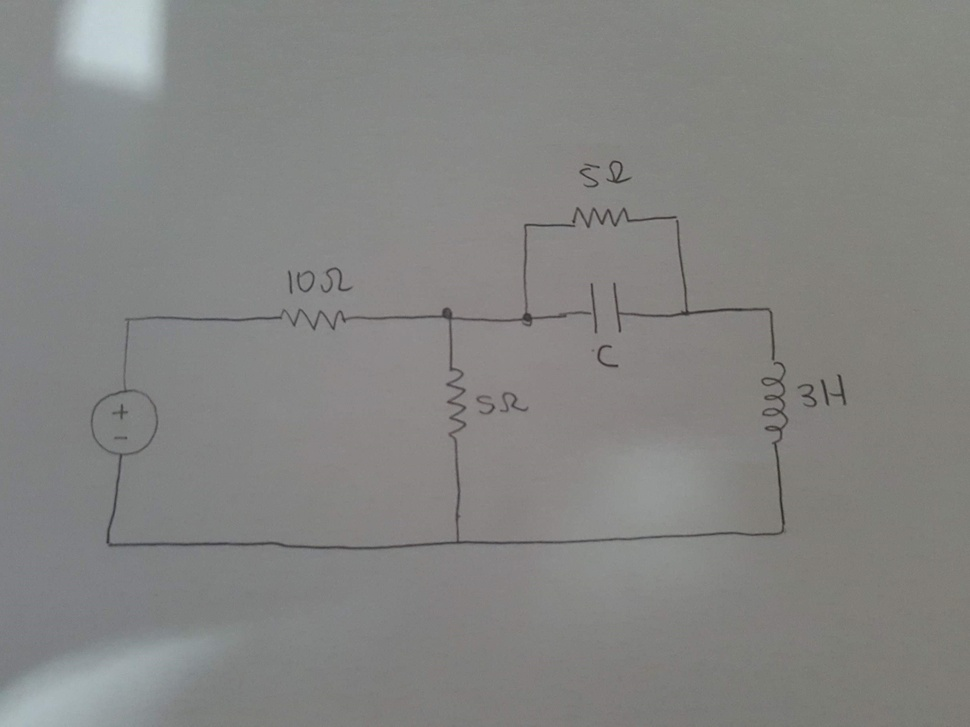
#> input picture plugins/Circuit Visionary/training/CircuitNet/dataset/circuits/20201127_135808.jpg, 970 x 727 px, shrunk from 2449 x 1836 before the run
$ python -i handdrawn.py   (imports and definitions only)
#> lines starting #> are read from the running program, lines starting #| are printed output that depends on the picture; after the words box and inside, x2 and y2 are one past the last pixel; in counts of white or black regions, pixels touching at a corner belong together
"""Hand-drawn schematic preprocessor.

Handles noisy, uneven strokes from photos of sketches:
1. Perspective correction (if photo taken at angle)
2. Adaptive bilateral filtering (denoise while preserving edges)
3. Adaptive thresholding (Sauvola for uneven lighting)
4. Morphological close (bridge small gaps in hand-drawn lines)
5. Optional deskew (correct rotation if paper is tilted)
"""

from __future__ import annotations

import logging

import cv2
import numpy as np

log = logging.getLogger(__name__)


class HanddrawnPreprocessor:
    def __init__(
        self,
        *,
        denoise_strength: int = 10,
        morph_kernel_size: int = 3,
        deskew: bool = True,
    ):
        self.denoise_strength = denoise_strength
        self.morph_kernel_size = morph_kernel_size
        self.deskew = deskew

    def process(self, image: np.ndarray) -> np.ndarray:
        """Full preprocessing chain for hand-drawn schematics."""
        result = image.copy()

        # 1. Bilateral filter — smooth noise while keeping edges sharp
        result = cv2.bilateralFilter(
            result, d=9, sigmaColor=75, sigmaSpace=75
        )

        # 2. Deskew if enabled
        if self.deskew:
            result = self._deskew(result)

        # 3. Convert to grayscale for adaptive threshold
        gray = cv2.cvtColor(result, cv2.COLOR_BGR2GRAY) if len(result.shape) == 3 else result

        # 4. Adaptive thresholding (handles uneven lighting from photos)
        binary = cv2.adaptiveThreshold(
            gray,
            255,
            cv2.ADAPTIVE_THRESH_GAUSSIAN_C,
            cv2.THRESH_BINARY_INV,
            blockSize=25,
            C=10,
        )

        # 5. Morphological close — bridge small gaps in hand-drawn lines
        kernel = cv2.getStructuringElement(
            cv2.MORPH_RECT,
            (self.morph_kernel_size, self.morph_kernel_size),
        )
        binary = cv2.morphologyEx(binary, cv2.MORPH_CLOSE, kernel, iterations=2)

        # 6. Small component removal (noise dots)
        binary = self._remove_small_components(binary, min_area=30)

        # Convert back to 3-channel for downstream compatibility
        result = cv2.cvtColor(binary, cv2.COLOR_GRAY2BGR)

        log.info("Handdrawn preprocessing complete")
        return result

    def _deskew(self, image: np.ndarray) -> np.ndarray:
        """Correct slight rotation using Hough line detection."""
        gray = cv2.cvtColor(image, cv2.COLOR_BGR2GRAY) if len(image.shape) == 3 else image
        edges = cv2.Canny(gray, 50, 150)

        lines = cv2.HoughLinesP(
            edges, 1, np.pi / 180, threshold=100, minLineLength=50, maxLineGap=10
        )
        if lines is None or len(lines) < 3:
            return image

        angles = []
        for line in lines:
            x1, y1, x2, y2 = line[0]
            angle = np.arctan2(y2 - y1, x2 - x1) * 180 / np.pi
            # Only consider near-horizontal lines for deskew
            if abs(angle) < 30:
                angles.append(angle)

        if not angles:
            return image

        median_angle = np.median(angles)
        if abs(median_angle) < 0.5:
            return image

        h, w = image.shape[:2]
        center = (w // 2, h // 2)
        M = cv2.getRotationMatrix2D(center, median_angle, 1.0)
        rotated = cv2.warpAffine(image, M, (w, h), borderValue=(255, 255, 255))

        log.debug("Deskewed by %.2f degrees", median_angle)
        return rotated

    def _remove_small_components(
        self, binary: np.ndarray, min_area: int
    ) -> np.ndarray:
        """Remove small connected components (noise) from binary image."""
        n_labels, labels, stats, _ = cv2.connectedComponentsWithStats(binary)
        result = np.zeros_like(binary)
        for i in range(1, n_labels):
            if stats[i, cv2.CC_STAT_AREA] >= min_area:
                result[labels == i] = 255
        return result

>>> import cv2
>>> picture = cv2.imread('../../training/CircuitNet/dataset/circuits/20201127_135808.jpg')
#> picture is the input picture: shape (727, 970, 3); mean B, G, R 130.4, 132.2, 132.1
>>> result = HanddrawnPreprocessor().process(picture)
#> in _deskew, `edges = cv2.Canny(gray, 50, 150)`:
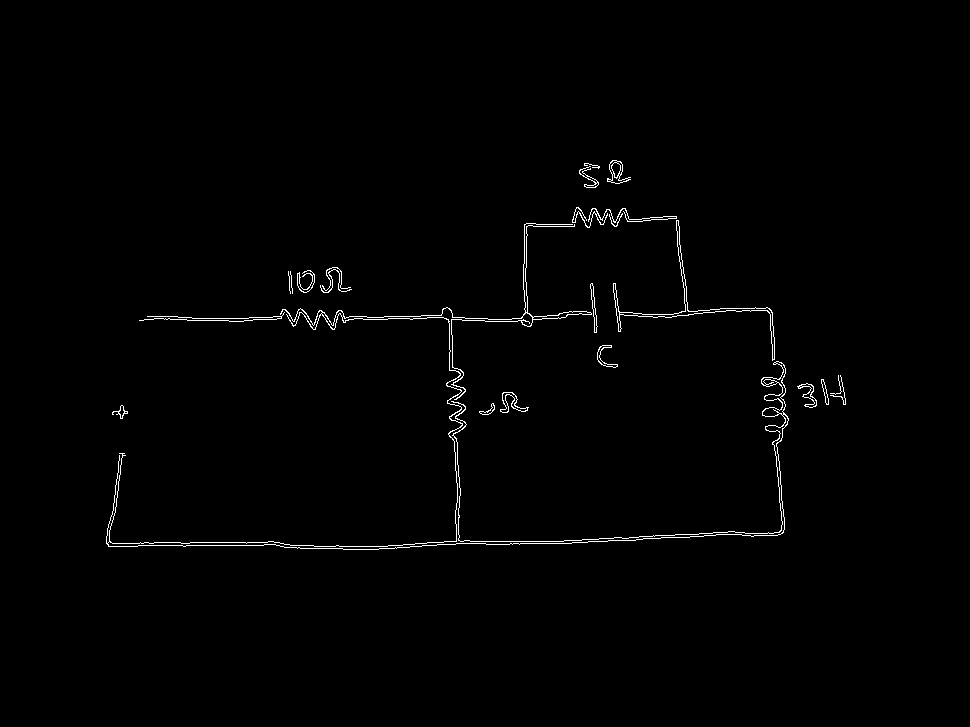
#> edges: shape (727, 970); 0.91% white in thin lines or dots, all inside (x1, y1, x2, y2) = (106, 160, 846, 550)
#> in _deskew, `lines = cv2.HoughLinesP( edges, 1, np.pi / 180, threshold=100, minLine..`: lines = 14 rows, first 6: [582, 539, 638, 537], [192, 318, 248, 318], [289, 320, 376, 319], [138, 545, 263, 545], [384, 316, 452, 315], [572, 542, 635, 540]
#> the loop in _deskew, `for line in lines:` made 14 passes
#> (x1, y1, x2, y2, angle) on passes 1 to 8: (582, 539, 638, 537, -2.05), (192, 318, 248, 318, 0), (289, 320, 376, 319, -0.659), (138, 545, 263, 545, 0), (384, 316, 452, 315, -0.843), (572, 542, 635, 540, -1.82), (704, 535, 783, 532, -2.17), (140, 542, 279, 542, 0)
#> after the loop in _deskew, `for line in lines:`: angles = [-2.05, 0, -0.659, 0, -0.843, -1.82, -2.17, 0, -0.785, -1.57, -0.603, -2.56, 2]
#> in _deskew, `median_angle = np.median(angles)`: median_angle = -0.785
#> in _deskew, `M = cv2.getRotationMatrix2D(center, median_angle, 1.0)`: M = [[1, -0.0137, 5.02], [0.0137, 1, -6.61]]
#> in process, `binary = cv2.adaptiveThreshold( gray, 255, cv2.ADAPTIVE_THRESH_GAUSSIA..`:
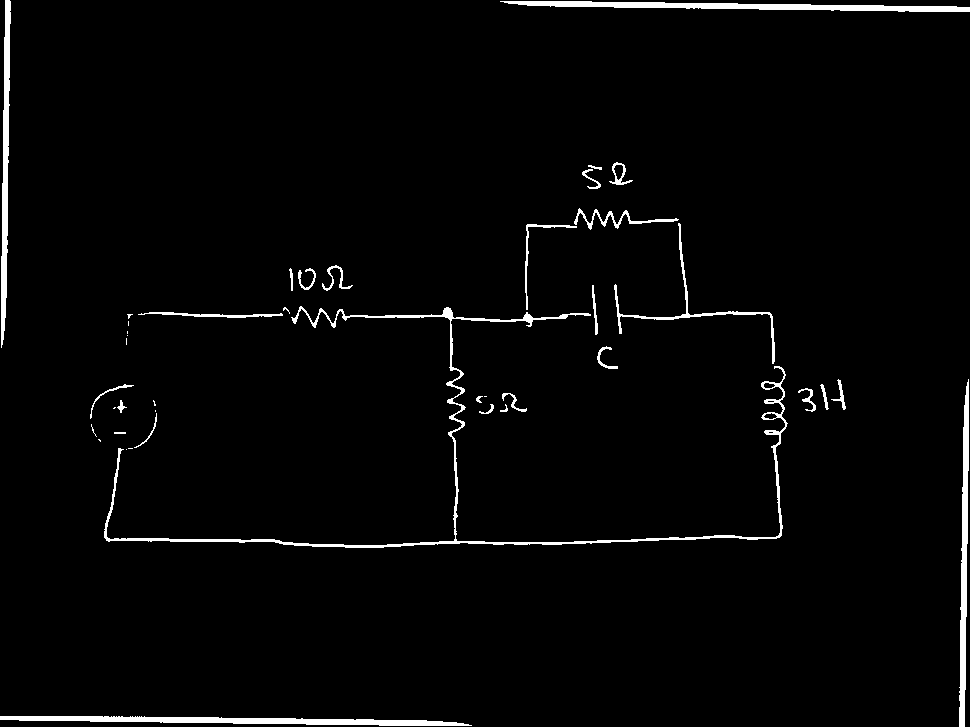
#> binary: shape (727, 970); 2.4% white; 42 white regions (14 under 20 px), largest, box (x1, y1, x2, y2) and area: (104, 306, 788, 548) 4506, (500, 1, 970, 12) 2580, (0, 716, 472, 726) 2557
#> in process, `binary = cv2.morphologyEx(binary, cv2.MORPH_CLOSE, kernel, iterations=2)`:
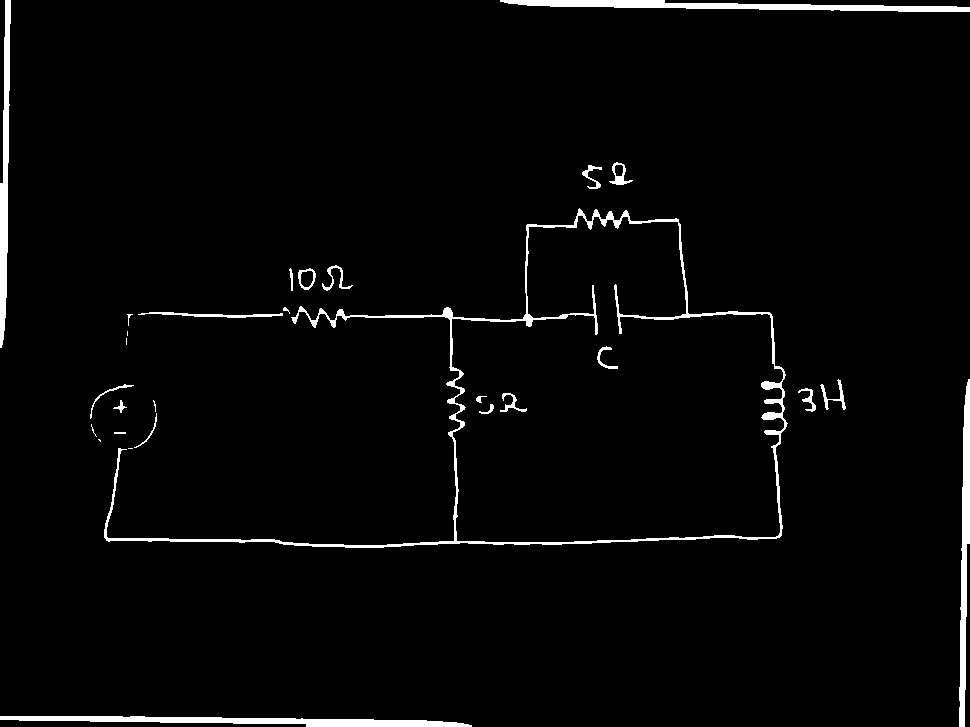
#> binary: shape (727, 970); 2.7% white; 29 white regions (6 under 20 px), largest, box (x1, y1, x2, y2) and area: (104, 208, 788, 548) 6664, (500, 0, 970, 12) 2834, (0, 716, 472, 727) 2816
#> in _remove_small_components, `n_labels, labels, stats, _ = cv2.connectedComponentsWithStats(binary)`:
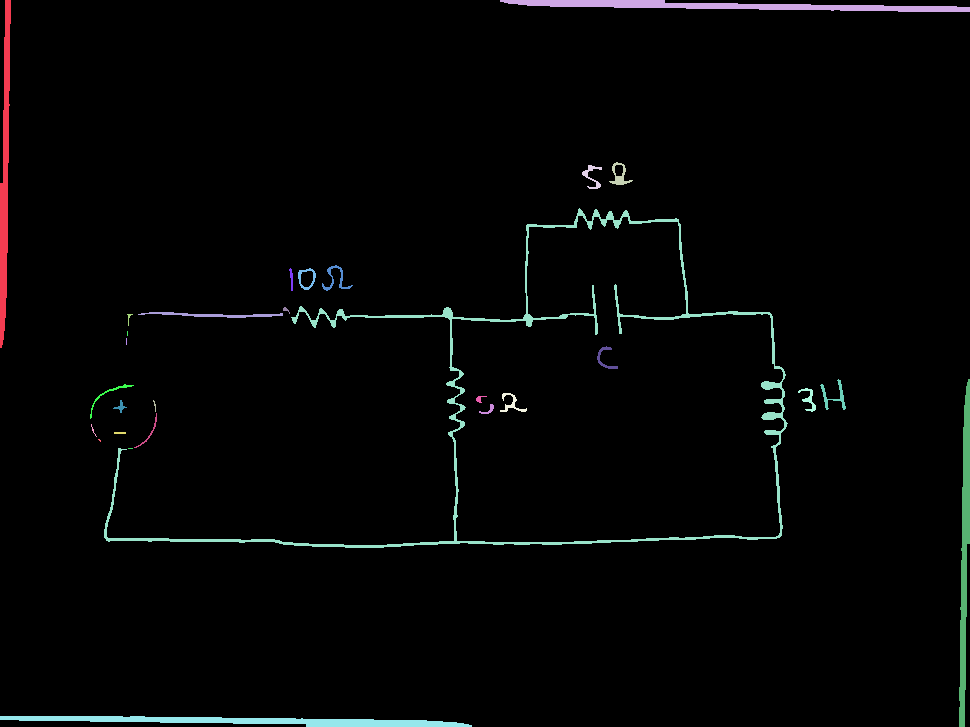
#> labels: shape (727, 970) int32; 30 distinct labels, from 0 to 29; one colour per label, 0 black
#> in _remove_small_components, `n_labels, labels, stats, _ = cv2.connectedComponentsWithStats(binary)`: n_labels = 30; stats = 30 rows, first 6: [0, 0, 970, 727, 686372], [0, 0, 11, 348, 2165], [500, 0, 470, 12, 2834], [609, 162, 24, 23, 192], [582, 165, 20, 24, 152], [104, 208, 684, 340, 6664]

$ run again, on plugins/Circuit Visionary/training/CircuitNet/dataset/circuits/20210307_185350.jpg
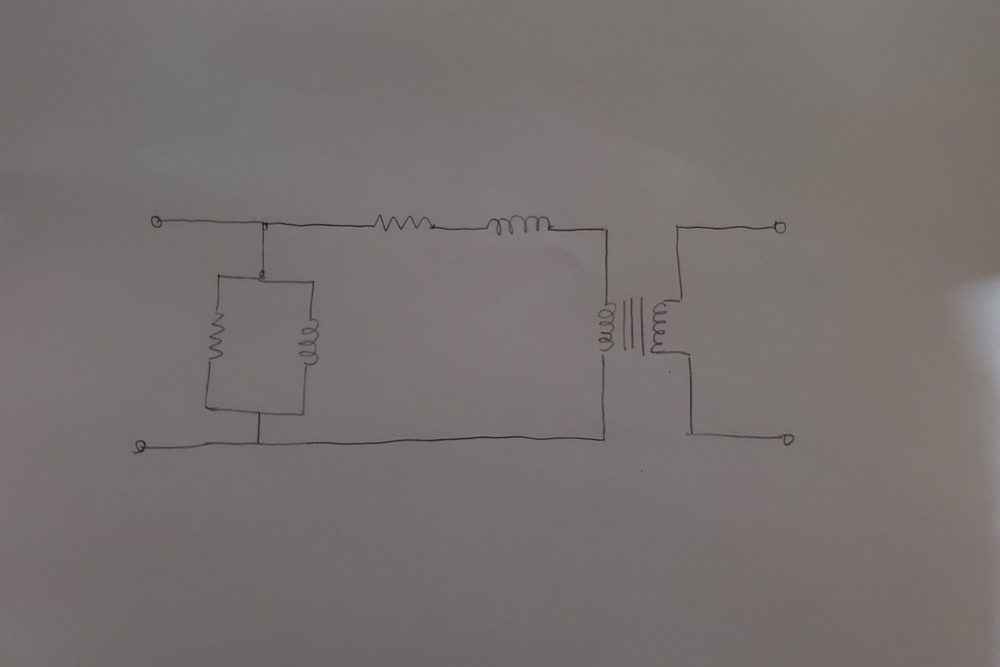
#> input picture plugins/Circuit Visionary/training/CircuitNet/dataset/circuits/20210307_185350.jpg, 1000 x 667 px, shrunk from 4029 x 2686 before the run
#> picture is the input picture: shape (667, 1000, 3); mean B, G, R 111.3, 112.9, 118.5
#> in _deskew, `edges = cv2.Canny(gray, 50, 150)`:
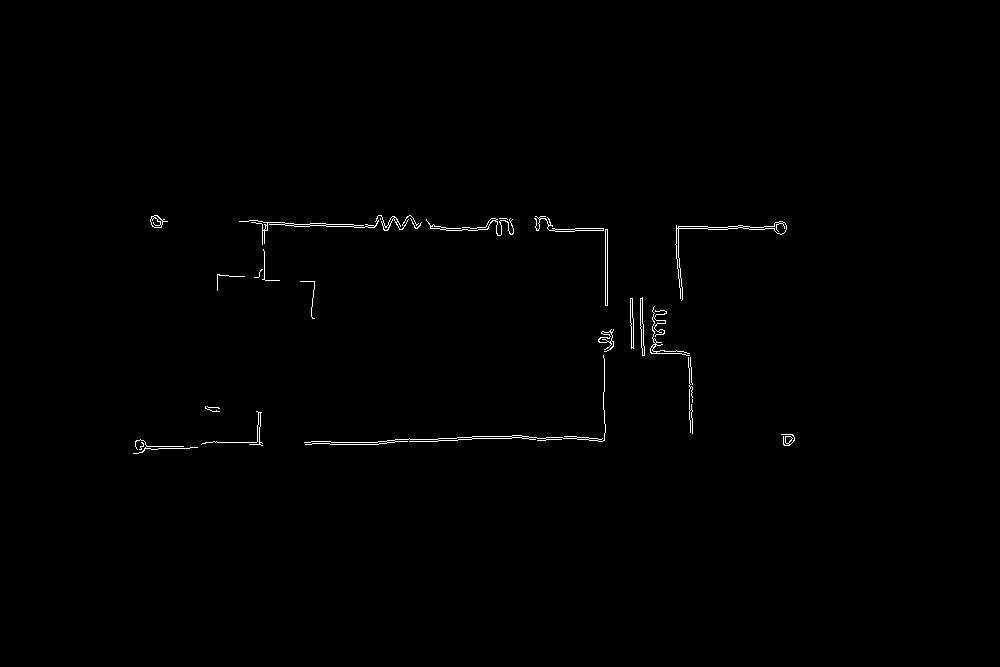
#> edges: shape (667, 1000); 0.52% white in thin lines or dots, all inside (x1, y1, x2, y2) = (133, 215, 795, 454)
#> lines = [[342, 442, 437, 441], [202, 443, 261, 442], [430, 228, 513, 228], [365, 226, 440, 226], [256, 223, 403, 228], [326, 224, 405, 225], [536, 229, 603, 228], [501, 438, 562, 437]]
#> the loop in _deskew, `for line in lines:` made 8 passes
#> (x1, y1, x2, y2, angle) on passes 1 to 8: (342, 442, 437, 441, -0.603), (202, 443, 261, 442, -0.971), (430, 228, 513, 228, 0), (365, 226, 440, 226, 0), (256, 223, 403, 228, 1.95), (326, 224, 405, 225, 0.725), (536, 229, 603, 228, -0.855), (501, 438, 562, 437, -0.939)
#> after the loop in _deskew, `for line in lines:`: angles = [-0.603, -0.971, 0, 0, 1.95, 0.725, -0.855, -0.939]
#> median_angle = -0.302
#> labels: shape (667, 1000) int32; 41 distinct labels, from 0 to 40
#> n_labels = 41; stats = 41 rows, first 6: [0, 0, 1000, 667, 662593], [151, 215, 269, 106, 924], [422, 217, 91, 19, 272], [513, 216, 1, 1, 1], [535, 217, 73, 88, 298], [523, 219, 4, 14, 36]
#> after the loop in _remove_small_components, `for i in range(1, n_labels):`:
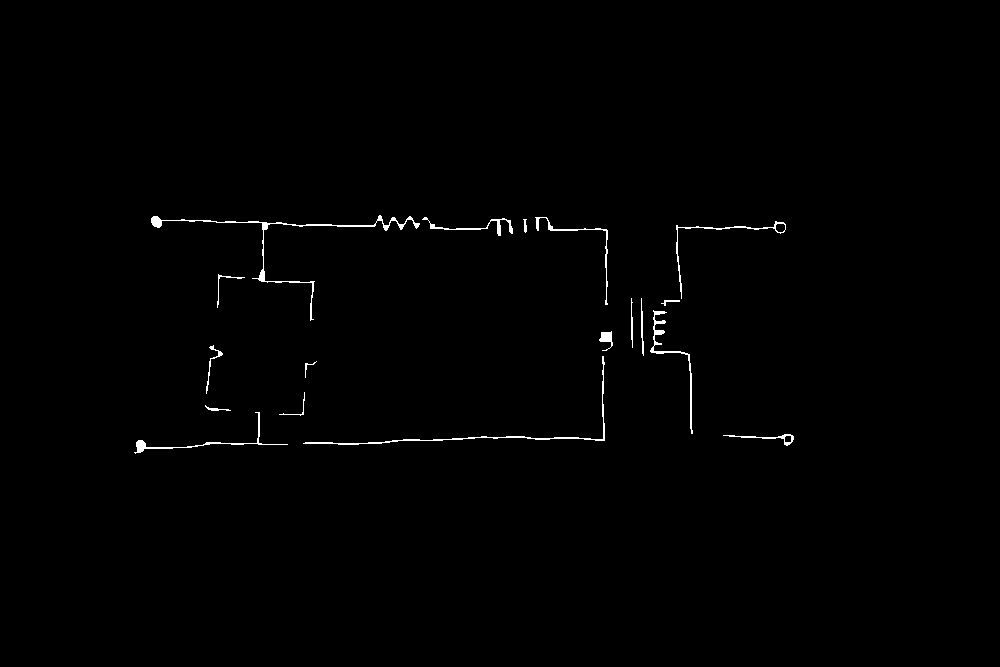
#> result: shape (667, 1000); 0.63% white in thin lines or dots, all inside (x1, y1, x2, y2) = (134, 215, 794, 454)
